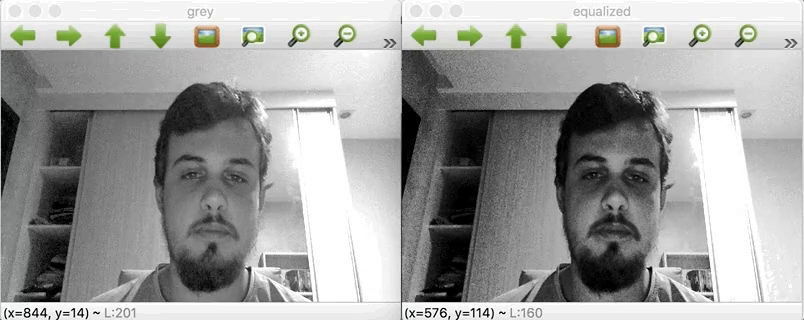
#> input picture frame 14 of videos/result_equalize.mp4, 804 x 320 px
$ jupyter execute exercise_6_histogram_equalization.ipynb
#> lines starting #> are read from the running program, lines starting #| are printed output that depends on the picture; pictures that were not available may be replaced by others from this repository, and a replacement may not be noted
[cell 1]
# Import libraries
import cv2 as cv
import numpy as np

# Open the input video file
cap = cv.VideoCapture('videos/result_equalize.mp4')

# Define the cropping region coordinates
y1, y2 = 50, 300
x1, x2 = 0, 400

# Calculate the dimensions of the cropped frame
crop_width  = x2 - x1   # 400
crop_height = y2 - y1   # 250

# Get the frame rate (FPS) of the input video
fps = cap.get(cv.CAP_PROP_FPS)

# Define the codec for the output video
fourcc = cv.VideoWriter_fourcc(*'mp4v')

# Create a VideoWriter object to save the cropped video
out = cv.VideoWriter(
    'videos/cropped_video.mp4',   # Output video file path
    fourcc,                       # Video codec
    fps,                          # Frame rate
    (crop_width, crop_height)     # Output frame size
)

# Process video frame by frame
while True:
    # Read the next frame
    ret, frame = cap.read()
#> frame is the input picture: shape (320, 804, 3); mean B, G, R 158.7, 160.1, 159.6

    # Exit when no more frames are available
    if not ret:
        print('Exiting...')
        break

    # Crop the selected region from the current frame
    cropped = frame[y1:y2, x1:x2]
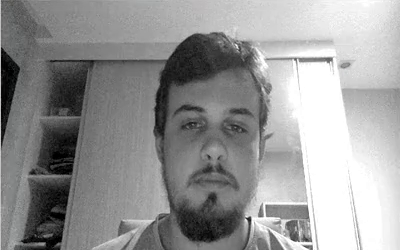
#> cropped: shape (250, 400, 3); mean B, G, R 150.1, 150.1, 150.1

    # Write the cropped frame to the output video
    out.write(cropped)

    # Display the cropped frame in a window
    cv.imshow('Cropped Frame', cropped)

    # Exit if the ESC key is pressed
    if cv.waitKey(1) & 0xFF == 27:
#> (key Esc is pressed here)
        break

# Release video resources
cap.release()
out.release()

# Close all OpenCV windows
cv.destroyAllWindows()

[cell 2]
# Import libraries
import cv2 as cv
import numpy as np

# Open the input video file
cap = cv.VideoCapture('videos/cropped_video.mp4')

# Get the frame rate (FPS) of the input video
fps = cap.get(cv.CAP_PROP_FPS)

# Define the codec for the output video
fourcc = cv.VideoWriter_fourcc(*'mp4v')

# Create a VideoWriter object to save the result video
out = cv.VideoWriter(
    'videos/histogram_equalization.mp4',
    fourcc,
    fps,
    (crop_width, crop_height),
    False
)

# Create CLAHE object for adaptive contrast enhancement
clahe = cv.createCLAHE(clipLimit=3.0, tileGridSize=(8,8))

# Gamma value for brightness correction
gamma = 0.1

lookUpTable = np.array(
    [np.clip((i/255.0)**gamma * 255.0,0,255) for i in range(256)],  # Build gamma correction lookup table
    dtype=np.uint8
).reshape(1,256)                         # Reshape LUT to OpenCV-compatible format

# Mean intensity threshold for applying gamma correction
threshold = 80

while True:
    # Read the next frame from the video
    ret, frame = cap.read()

    # Stop if no frame is returned (end of video)
    if not ret:
        print('Exiting...')
        break

    # Convert frame to grayscale
    gray = cv.cvtColor(frame, cv.COLOR_BGR2GRAY)

    # Enhance local contrast using CLAHE
    result = clahe.apply(gray)
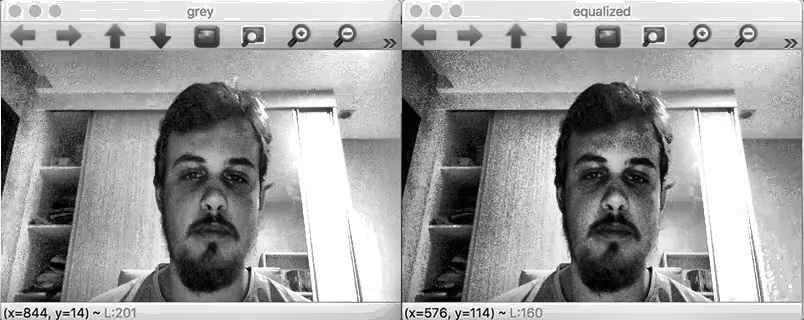
#> result: shape (320, 804); min 0, max 255, mean 158.2

    # Check if the frame is too dark
    if np.mean(result) < threshold:
        # Apply gamma correction to brighten the frame
        result = cv.LUT(result, lookUpTable)

    # Write processed frame to the output video
    out.write(result)

    # Display the processed frame in a window
    cv.imshow('Result', result)

    # Exit loop if the ESC key is pressed
    if cv.waitKey(1) & 0xFF == 27:
#> (key Esc is pressed here)
        break

# Release video resources
cap.release()
out.release()

# Close all OpenCV windows
cv.destroyAllWindows()

$ run again, starting later in the video
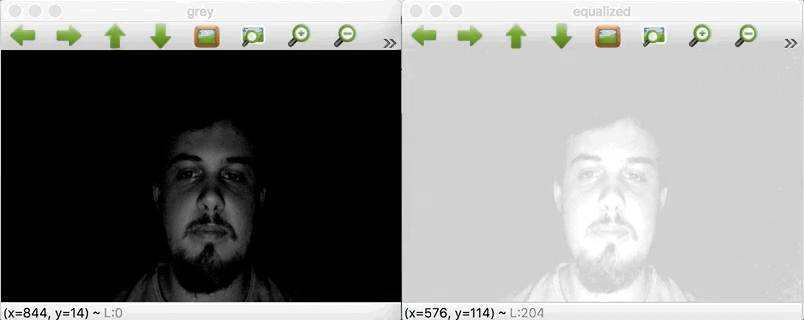
#> input picture frame 65 of videos/result_equalize.mp4, 804 x 320 px
#> frame is the input picture: shape (320, 804, 3); mean B, G, R 133.5, 134.8, 134.4
#> `cropped = frame[y1:y2, x1:x2]`:
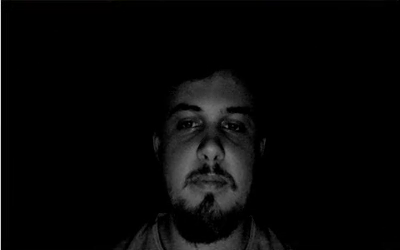
#> cropped: shape (250, 400, 3); mean B, G, R 6.8, 6.8, 6.8
#> `result = clahe.apply(gray)`:
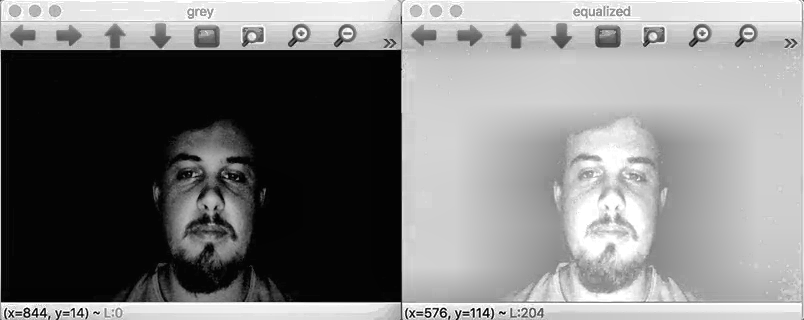
#> result: shape (320, 804); min 2, max 255, mean 125.4

$ run again, starting later in the video
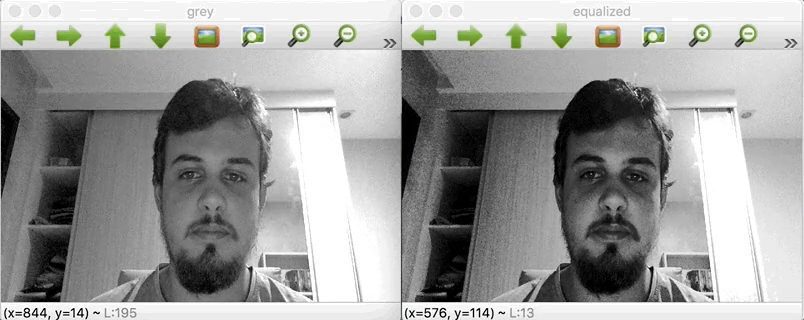
#> input picture frame 116 of videos/result_equalize.mp4, 804 x 320 px
#> frame is the input picture: shape (320, 804, 3); mean B, G, R 156.6, 157.9, 157.5
#> `cropped = frame[y1:y2, x1:x2]`:
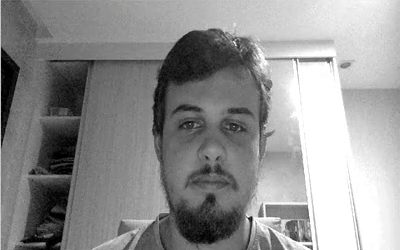
#> cropped: shape (250, 400, 3); mean B, G, R 144.6, 144.6, 144.6
#> `result = clahe.apply(gray)`:
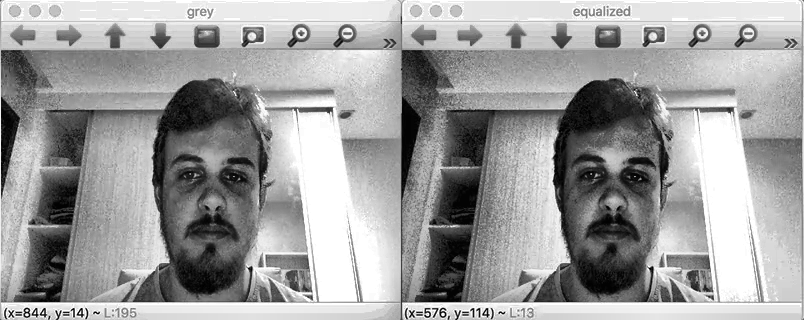
#> result: shape (320, 804); min 0, max 255, mean 158.1
